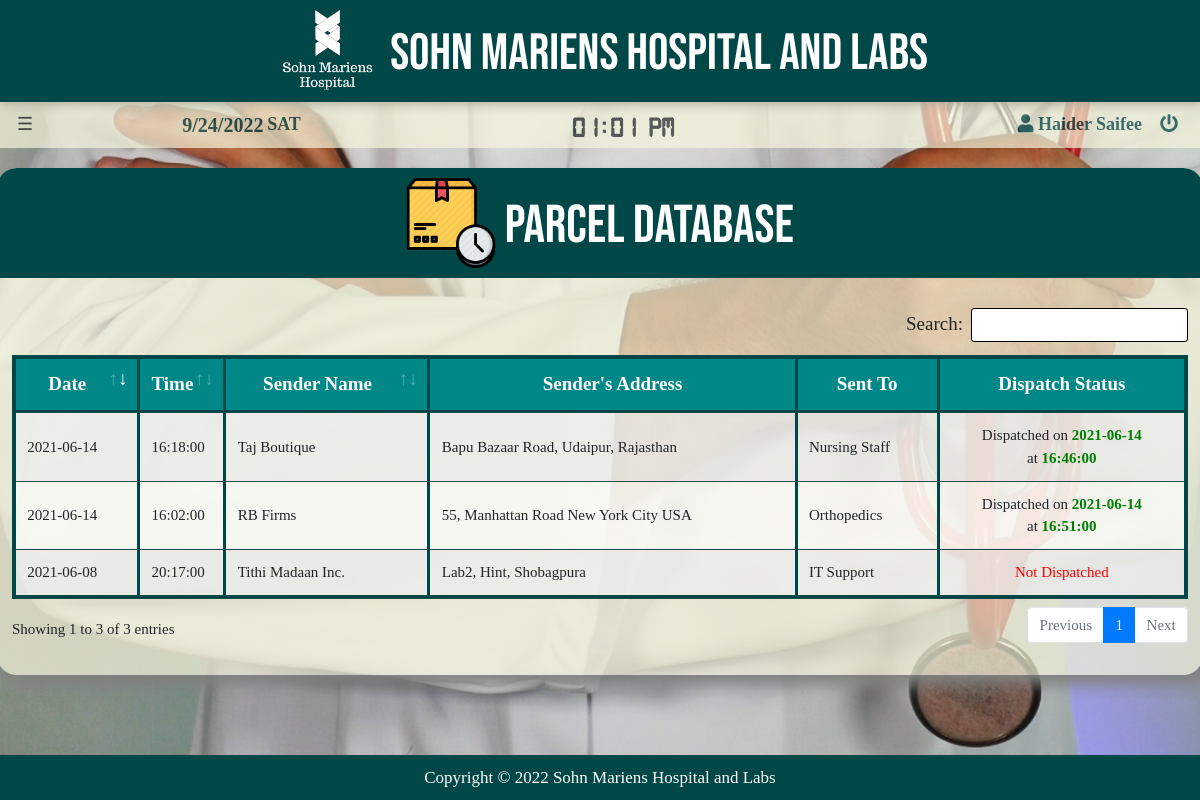
/Management/parcel_details.php (signed in), run on the app's committed database.
### tables this page shows
CREATE TABLE `employee` (
  `ID` int(10) UNSIGNED NOT NULL,
  `name` varchar(111) NOT NULL,
  `fname` varchar(111) NOT NULL,
  `mname` varchar(111) NOT NULL,
  `gender` varchar(111) NOT NULL,
  `dob` date NOT NULL,
  `aadhar` varchar(250) NOT NULL,
  `photo` varchar(111) NOT NULL,
  `mob` varchar(111) NOT NULL,
  `mobb` varchar(111) NOT NULL,
  `email` varchar(111) NOT NULL,
  `r_address` varchar(200) NOT NULL,
  `p_address` varchar(200) NOT NULL,
  `board` varchar(7) NOT NULL,
  `school` varchar(50) NOT NULL,
  `xiipercent` float NOT NULL,
  `marksheet` varchar(111) NOT NULL,
  `diploma` varchar(50) NOT NULL,
  `dip_file` varchar(111) NOT NULL,
  `bac_deg_file` varchar(111) NOT NULL,
  `bac_clg` varchar(111) NOT NULL,
  `bac_deg_name` varchar(111) NOT NULL,
  `mas_deg_file` varchar(111) NOT NULL,
  `mas_clg` varchar(111) NOT NULL,
  `mas_deg_name` varchar(111) NOT NULL,
  `doc_file` varchar(111) NOT NULL,
  `doc_clg` varchar(111) NOT NULL,
  `spl` varchar(111) NOT NULL,
  `exp` varchar(20) NOT NULL,
  `lastjob` varchar(40) NOT NULL,
  `oname` varchar(111) NOT NULL,
  `pan` varchar(10) NOT NULL,
  `bname` varchar(300) NOT NULL,
  `acno` int(20) NOT NULL,
  `ifsc` varchar(60) NOT NULL,
  `dept_id` int(11) NOT NULL,
  `position` varchar(100) NOT NULL,
  `j_date` date NOT NULL,
  `salary` float NOT NULL,
  `hasaccount` tinyint(1) NOT NULL
);

CREATE TABLE `parcel` (
  `id` int(11) NOT NULL,
  `SName` varchar(50) NOT NULL,
  `SAddress` varchar(200) NOT NULL,
  `ADate` date NOT NULL,
  `ATime` time NOT NULL,
  `SentTo` varchar(25) NOT NULL,
  `isdis` tinyint(1) NOT NULL,
  `dis_date` date DEFAULT NULL,
  `dis_time` time NOT NULL
);

### Management/parcel_details.php (the view, shortened to what this page needs)
<!DOCTYPE html>
<html>
<head>
  <?php
    include ('../bootstrap.php');
    include ('../database_connect.php');
  ?>
  <link rel="stylesheet" type="text/css" href="../styles/parcel_detail.css">
</head>
<body>
	<header>
		<?php include 'header.php';?>
	</header>
	<main>
		<div class="container">
			<div class="row">
				<div class="col-12 col-sm-12 col-md-12 col-lg-12 table-body">
					<div class="row">
						<div class="heading col-sm-12">
							<img src="../images/parc3.jpg" style="width: 90px;height:auto;" > Parcel Database
						</div>
					</div>
					<div class="row">
						<div class="col-sm-12" id="area">
							<table id="example" class="table table-striped">
							<thead><tr>
								<th style="width:80px;">Date</th>
								<th style="width:40px!important;">Time</th>
								<th>Sender Name</th>
								<th>Sender's Address</th>
								<th>Sent To</th>
								<th>Dispatch Status</th>
							</tr></thead>
							<tbody>
							<?php
									$r=mysqli_query($con,"select ID, adate,atime,sname,saddress,sentto,isdis,dis_date,dis_time from parcel order by adate desc,atime desc");
								if($r)
								{
									while($row=mysqli_fetch_array($r))
									{
										echo "<tr>";
										for($i=1;$i<6;$i++)
										{
											echo "<td>";
											echo "$row[$i]";
											echo "</td>";
										}
										if($row[6]==0)
											echo "<td style='text-align:center;color:red'>Not Dispatched</td>";
										else echo "<td style='text-align:center;'>Dispatched on <strong style='color:green'>$row[7]</strong> <br> at <strong style='color:green'>$row[8]</strong></td>";
									}
								}
								else echo mysqli_error($con);
							?>
							</tbody>
						</table>
						</div>
					</div>
				</div>
			</div>
		</div>
	</main>
	<footer>
		Copyright &copy; <script type="text/javascript">document.write(new Date().getFullYear());</script>    <a> Sohn Mariens Hospital and Labs</a>
	</footer>
</body>
</html>
<?php include '../mydetails.php';?>

### Management/header.php (shortened to what this page needs)
<link rel="stylesheet" type="text/css" href="../styles/header.css">
<?php
    include ('../database_connect.php');
    $eid=$_SESSION["eid"];
    $r=mysqli_query($con,"select name from employee where id='$eid'");
  ?>
  <div class="hname">
    <img id="logo" src="../images/logo.png" style="width: 120px;height: auto;"> SOHN MARIENS HOSPITAL AND LABS
  </div>
<div class="sb">
  <table>
    <tr>
      <td><button class="w3-button w3-large" onclick="w3_open()">☰</button></td>
      <td id="dc" style="width: 480px;text-align: center;"><span id="date"></span> <span id="day"></span></td>
      <td id="cc" style="width: 570px;text-align: center;"><span id="clock">00:00:00</span></td>
      <td id="uname"><?php if($row=mysqli_fetch_array($r)) echo "<span id='user-name'><i class='fas fa-user'></i>  $row[0]</span>"; ?></td>
      <td class="logout" ><button title="Logout" class="w3-button w3-xlarge" id="lo" onclick="location.href='../logout.php'"><i class="fas fa-power-off"></i> </button></td>
    </tr>
  </table>
</div>

### styles/w3.css (style rules this page uses)
html { box-sizing:border-box }
*,*:before,*:after { box-sizing:inherit }
html { -ms-text-size-adjust:100%;-webkit-text-size-adjust:100% }
body { margin:0 }
article,aside,details,figcaption,figure,footer,header,main,menu,nav,section { display:block }
a { background-color:transparent }
b,strong { font-weight:bolder }
img { border-style:none }
button,input,select,textarea,optgroup { font:inherit;margin:0 }
button,input { overflow:visible }
button,select { text-transform:none }
button,[type=button],[type=reset],[type=submit] { -webkit-appearance:button }
html,body { font-family:Verdana,sans-serif;font-size:15px;line-height:1.5 }
html { overflow-x:hidden }
img { vertical-align:middle }
a { color:inherit }
.w3-btn,.w3-button { border:none;display:inline-block;padding:8px 16px;vertical-align:middle;overflow:hidden;text-decoration:none;color:inherit;background-color:inherit;text-align:center;cursor:pointer;white-space:nowrap }
.w3-btn,.w3-button { -webkit-touch-callout:none;-webkit-user-select:none;-khtml-user-select:none;-moz-user-select:none;-ms-user-select:none;user-select:none }
.w3-large { font-size:18px!important }
.w3-xlarge { font-size:24px!important }

### styles/parcel_detail.css (style rules this page uses)
@media (min-width: 576px) { .container { max-width: 94vw; } }
@media (min-width: 576px) { #area { overflow-x: scroll!important; } }
@media (min-width: 576px) { #area table { width: 220%!important; } }
@media (min-width: 768px) { .container { max-width: 92vw; } }
@media (min-width: 768px) { #area { overflow-x: scroll!important; } }
@media (min-width: 768px) { #area table { width: 180%!important; } }
@media (min-width: 992px) { .container { max-width: 95vw; } }
@media (min-width: 992px) { #area { overflow-x: scroll!important; } }
@media (min-width: 992px) { #area table { width: 130%!important; } }
@media (min-width: 1200px) { .container { max-width: 1200px; } }
@media (min-width: 1200px) { #area { overflow-x: hidden!important; } }
@media (min-width: 1200px) { #area table { width: 100%!important; } }
.table-body { margin-top:20px; margin-bottom: 60px; padding-bottom:20px; background-color: rgba(245,245,220,0.7); box-shadow: 10px 10px 15px grey; }
.heading { text-align: center; padding-top: 10px; vertical-align: middle; padding-bottom: 10px; margin-bottom: 20px; font-size:40pt; font-family: for_heading; background-color: rgb(0,71,71); color:white; }
#area table { border-collapse:collapse!important; border:4px solid rgb(0,71,71); background-color: rgba(255,255,255,0.7)!important; }
#area { padding-top: 10px; padding-bottom: 10px; }
#area th { border-top:none!important; text-align: center; border-bottom: 3px solid rgb(0,71,71); color:white; font-family: for_label1; border-right: 3px solid rgb(0,71,71); font-size: 19px; background-color: #008888; }
#area td { border-right: 3px solid rgb(0,71,71); border-bottom: 0.5px solid rgb(0,71,71); vertical-align: middle; }

### data on the page
employee: name "Haider Saifee"
parcel: ADate "2021-06-14", ATime "16:18:00", SName "Taj Boutique", SAddress "Bapu Bazaar Road, Udaipur, Rajasthan", SentTo "Nursing Staff", dis_date "2021-06-14", dis_time "16:46:00"
parcel: ADate "2021-06-14", ATime "16:02:00", SName "RB Firms", SAddress "55, Manhattan Road New York City USA", SentTo "Orthopedics", dis_date "2021-06-14", dis_time "16:51:00"
parcel: ADate "2021-06-08", ATime "20:17:00", SName "Tithi Madaan Inc.", SAddress "Lab2, Hint, Shobagpura", SentTo "IT Support", isdis "Not Dispatched"
